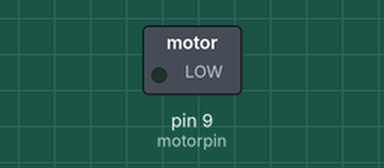
Bench run of a sketch on a simulated Arduino Uno, built with avr-gcc and run on an emulated ATmega328P. Parts: switched loads named in the sketch (green lamp = pin HIGH). What the sketch prints to the serial monitor is not drawn.

Above: at 0.1 s.
At 8.91 s:
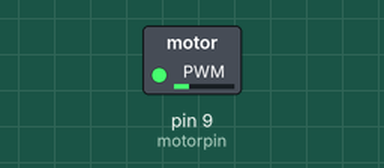
At 17.92 s:
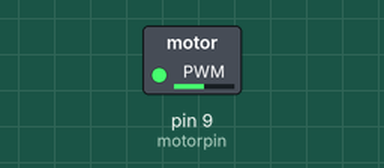
At 35.9 s:
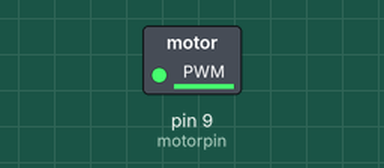
Timing chart, 0 to 40.0 s (numbered marks = the images above):
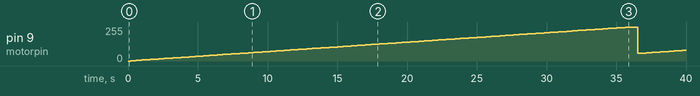

The sketch:

motor_speed_control1.ino
```cpp
#define MIN 40


int deg = 0;
int spd = 40;
int motorpin = 9; //PWM pin only. pin 3,5,6,9,10,11
void setup() {
Serial.begin(9600);
analogWrite(motorpin, MIN); //모터 초기화
}

void loop() {
  spd = map(deg , 180,0, 255, 0);
if (deg < 180)
deg = deg + 1;
  if (deg >= 180)
  {
  analogWrite(motorpin,spd); // spd: 8비트이므로 0 ~ 255
  delay(500);
  deg = 40;
  }
analogWrite(motorpin,spd);
Serial.print("spd = ");
Serial.println(spd, deg);
delay(200);
}
```

Measured:
- by itself, pin 9 (motorpin): 0/255 → 2/255 at 0.20 s, → 3/255 0.20 s later, → 5/255 0.20 s later, → 6/255 0.20 s later, … (197 changes in this stretch)
